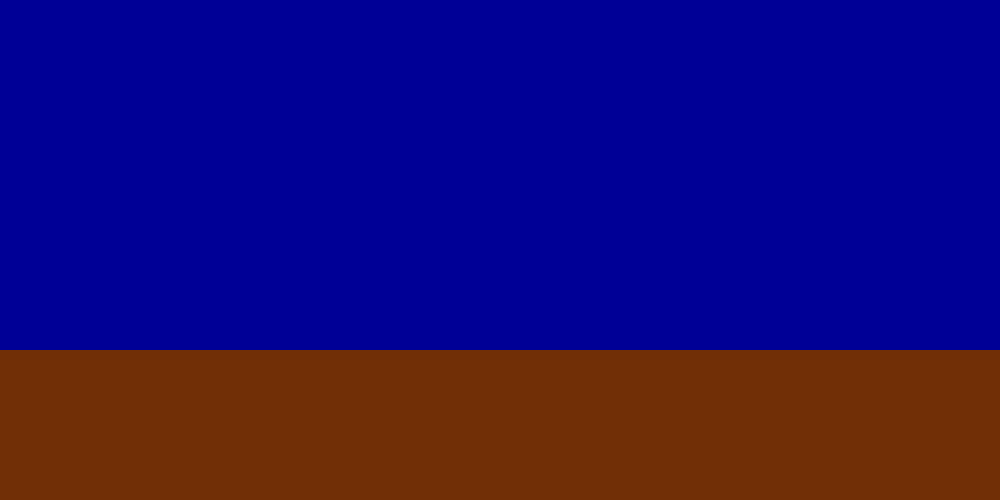
Frame 1 (no input)
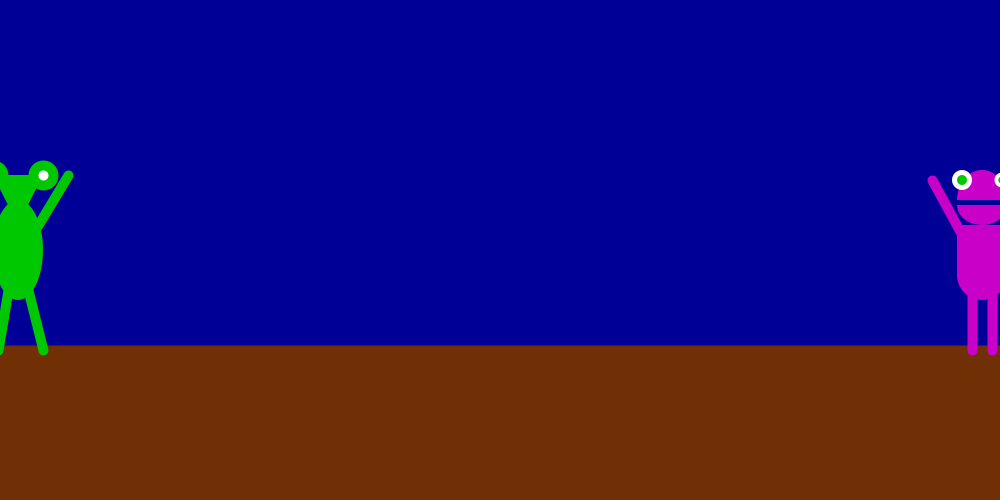
Frame 60 (the mouse pressed at the canvas centre just before this capture)
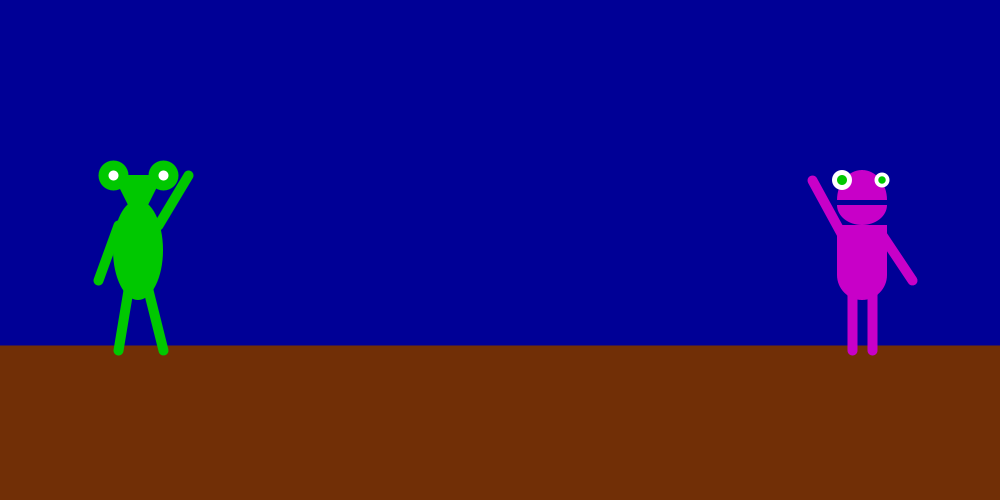
Frame 120 (the mouse held since frame 60 and released just before this capture)

The Processing sketch that drew these frames (run headless with seeded random() and noise(); from frame 60 on, the mouse is pressed at the canvas centre):

// Processing sketch: processing_85359
// ── processing_85359.pde

// position of character 1
float X=-100;
float Y=250;
float a=150;

//position of character 2
float c=1100;
float d=250;

//position of UFO
float e=500;
float f=-100;

//tractor beam
float g=500;
float h=250;
 
 //position of human
 float i=-100;
 float j=200;


void setup() {
  size(1000,500);
}

 void draw() {
  background(0,0,150);
    
     //ground
     fill(113,47,6);
     stroke(113,47,6);
     rectMode(CORNERS);
     rect(0,350,1000,500);
 
  //body
   strokeWeight(1);
  noStroke();
   fill(200,0,200);
   rectMode(CENTER);
   rect(c,d,50,50);
 
  //head
   arc(c,d-45,50,40,0,PI);
   arc(c,d-50,50,60,PI,PI+PI);
  
   //eyes
   fill(255);
   ellipse(c-20,d-70,20,20);
   ellipse(c+20,d-70,15,15);
   fill(0,200,0);
   ellipse(c-20,d-70,10,10);
   ellipse(c+20,d-70,7.5,7.5);
  
   //arms
   stroke(200,0,200);
   strokeWeight(10);
   line(c-20,d-15,c-50,d-70);
   line(c+20,d-15,c+50,d+30);
  
  //legs
   fill(200,0,200);
   strokeWeight(1);
   noStroke();
   arc(c,d+25,50,50,0,PI);
   stroke(200,0,200);
   strokeWeight(10);
    line(c-10,d+30,c-10,d+100);
   line(c+10,d+30,c+10,d+100);
  
   //body 
   fill(0,200,0);
   noStroke();
   ellipse(X,Y,50,100);
   
   //head
   triangle(X,Y-25,X-25,Y-75,X+25,Y-75);
   stroke(0,200,0);
   strokeWeight(10);
  
   //arms
   line(X+20,Y-25,X+50,Y-75);
   line(X-20,Y-25,X-40,Y+30);
  
   //legs
   line(X-10,Y+40,X-20,Y+100);
   line(X+10,Y+40,X+25,Y+100);
 
  //eyes
   fill(255);
   
   ellipse(X-25,Y-75,20,20);
   ellipse(X+25,Y-75,20,20);
noStroke();

     fill(200,0,0);
     ellipse(e,f,1000,100);
     fill(0,255,0);
     arc(e,f,800,300,PI,PI+PI);



 X=X+2;
   a=a+.5;
   c=c-2;
   if(X>450) {
X=450;
 }
   if(c<550)  {
     c=550;
     f=f+5;
   
     }
     if(f>90) {
    Y=Y-1;
    d=d-1;
       f=90;
       fill(255,255,0,100);
      rect(g,h,300,300);
      fill(200,0,0);
     ellipse(e,f,1000,100);
     fill(0,255,0);
     arc(e,f,800,300,PI,PI+PI);
  
 }
   
   if(Y< 10) {
    h=h-50;
   }
   if(Y<-50) {
     e=e+2;
     stroke(0);
     strokeWeight(10);
     line(i,j,i,j+100);
     line(i,j+100,i-20,j+150);
     line(i,j+100,i+20,j+150);
     line(i,j-10,i-20,j+50);
     line(i,j+10,i+50,j-25);
     strokeWeight(1);
     fill(0);
     ellipse(i,j,50,50);
     fill(255);
     ellipse(i,j-10,10,10);
     ellipse(i+10,j+5,20,20);
     ellipse(i+20,j-10,10,10);
     
     i=i+1;
      }
  if(e>1200) {
    i=250;
  }
  
   }
    
    
  
